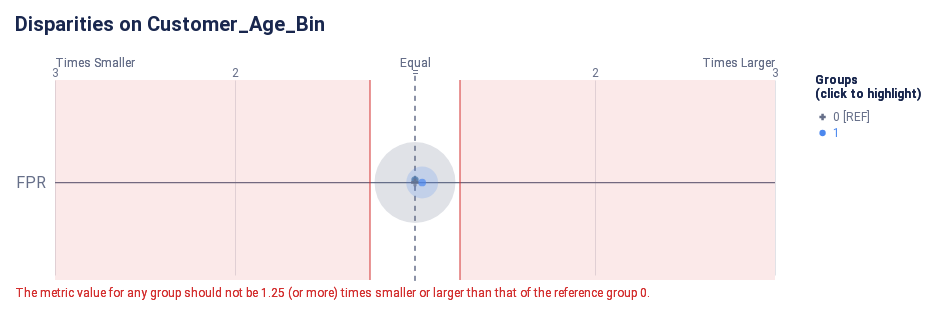

Write notebook code for a chart like this one.
### Code cell
from aequitas.plot import disparity

disparity(disparities_fixed, [fairness_metric], attribute=fairness_column)

### Figure 1 — Vega-Lite specification as saved in the notebook (floating-point values rounded to 4 significant figures)
{"config": {"view": {"continuousWidth": 400, "continuousHeight": 300, "strokeWidth": 0}, "axisLeft": {"labelColor": "rgb(102, 111, 137)", "labelFont": "Roboto, Arial, sans-serif", "labelFontSize": 16}, "title": {"anchor": "start", "color": "rgb(25, 39, 78)", "font": "Roboto, Arial, sans-serif", "fontSize": 20, "fontWeight": "bold", "offset": 20}}, "layer": [{"data": {"name": "data-38121450c6697f570e9bf3f18efe866c"}, "mark": {"type": "rule", "stroke": "rgb(102, 111, 137)", "strokeWidth": 1.25, "tooltip": null}, "encoding": {"x": {"field": "x", "scale": {"domain": [-2, 2], "range": [40.0, 760.0]}, "type": "quantitative"}, "x2": {"field": "x2"}, "y": {"axis": {"domain": false, "labelAngle": 0, "labelPadding": -30, "orient": "left", "ticks": false, "title": null}, "field": "metric", "scale": {"domain": ["FPR"], "range": [30, 225.0]}, "type": "nominal"}}}, {"data": {"name": "data-79dd248bdaa0ea02c535240e8ad022c8"}, "mark": {"type": "rule", "stroke": "rgb(102, 111, 137)", "strokeDash": [5, 5], "strokeWidth": 1}, "encoding": {"tooltip": {"value": "0 [REF]"}, "x": {"value": 400.0}, "y": {"value": 20.83}, "y2": {"value": 229.2}}}, {"data": {"name": "data-c233327f4cd9b4c2df31bf8015c83e4a"}, "mark": {"type": "text", "align": "center", "color": "rgb(102, 111, 137)", "font": "Roboto, Arial, sans-serif", "fontSize": 12, "fontWeight": "normal", "tooltip": null}, "encoding": {"text": {"field": "label", "type": "nominal"}, "x": {"field": "value", "scale": {"domain": [-2, 2], "range": [40.0, 760.0]}, "type": "quantitative"}, "y": {"value": 17.5}}}, {"layer": [{"mark": {"type": "text", "align": "left", "fill": "rgb(102, 111, 137)", "font": "Roboto, Arial, sans-serif", "fontSize": 12, "fontWeight": "normal", "tooltip": null}, "encoding": {"text": {"value": "Times Smaller"}, "x": {"value": 40.0}, "y": {"value": 7.5}}}, {"mark": {"type": "text", "align": "right", "fill": "rgb(102, 111, 137)", "font": "Roboto, Arial, sans-serif", "fontSize": 12, "fontWeight": "normal", "tooltip": null}, "encoding": {"text": {"value": "Times Larger"}, "x": {"value": 760.0}, "y": {"value": 7.5}}}, {"mark": {"type": "text", "align": "center", "fill": "rgb(102, 111, 137)", "font": "Roboto, Arial, sans-serif", "fontSize": 12, "fontWeight": "normal", "tooltip": null}, "encoding": {"text": {"value": "Equal"}, "x": {"value": 400.0}, "y": {"value": 7.5}}}], "data": {"name": "data-79dd248bdaa0ea02c535240e8ad022c8"}}, {"layer": [{"mark": {"type": "rule", "opacity": 0.8, "stroke": "rgb(211, 47, 47)", "strokeWidth": 1.25, "tooltip": null}, "encoding": {"x": {"field": "min", "scale": {"domain": [-2, 2], "range": [40.0, 760.0]}, "type": "quantitative"}, "y": {"value": 25.0}, "y2": {"value": 225.0}}}, {"mark": {"type": "rule", "opacity": 0.8, "stroke": "rgb(211, 47, 47)", "strokeWidth": 1.25, "tooltip": null}, "encoding": {"x": {"field": "max", "scale": {"domain": [-2, 2], "range": [40.0, 760.0]}, "type": "quantitative"}, "y": {"value": 25.0}, "y2": {"value": 225.0}}}, {"layer": [{"mark": {"type": "rect", "fill": "rgb(211, 47, 47)", "opacity": 0.1, "tooltip": null}, "encoding": {"x": {"field": "min", "scale": {"domain": [-2, 2], "range": [40.0, 760.0]}, "type": "quantitative"}, "x2": {"field": "lower_end"}, "y": {"value": 25.0}, "y2": {"value": 225.0}}}, {"mark": {"type": "rect", "fill": "rgb(211, 47, 47)", "opacity": 0.1, "tooltip": null}, "encoding": {"x": {"field": "max", "scale": {"domain": [-2, 2], "range": [40.0, 760.0]}, "type": "quantitative"}, "x2": {"field": "upper_end"}, "y": {"value": 25.0}, "y2": {"value": 225.0}}}]}, {"layer": [{"mark": {"type": "text", "align": "left", "baseline": "top", "fill": "rgb(211, 47, 47)", "font": "Roboto, Arial, sans-serif", "fontSize": 12, "fontWeight": "normal", "tooltip": null}, "encoding": {"text": {"value": "The metric value for any group should not be 1.25 (or more) times smaller or larger than that of the reference group 0."}, "x": {"value": 0}, "y": {"value": 233.3}}}], "data": {"name": "data-79dd248bdaa0ea02c535240e8ad022c8"}}], "data": {"name": "data-feb20f5d4dfe62687617135ffee93d46"}}, {"layer": [{"data": {"name": "empty"}, "mark": "circle"}, {"data": {"name": "data-f24dcd94ff8611a2a18913dc58ba62ad"}, "mark": {"type": "circle", "cursor": "pointer", "opacity": 0.2}, "encoding": {"color": {"condition": {"field": "attribute_value", "legend": null, "scale": {"domain": ["0", "1"], "range": ["rgb(102, 111, 137)", "rgb(76, 136, 238)", "rgb(254, 97, 0)", "rgb(220, 38, 127)", "rgb(255, 176, 0)", "rgb(150, 95, 230)"]}, "type": "nominal", "selection": "selector005"}, "value": "rgb(225, 226, 231)"}, "size": {"field": "group_size", "legend": null, "scale": {"domain": [0, 15590.0], "range": [0, 7854.0]}, "type": "quantitative"}, "tooltip": [{"field": "attribute_value", "title": "Group", "type": "nominal"}, {"field": "tooltip_group_size", "title": "Group Size", "type": "nominal"}, {"field": "tooltip_disparity_explanation_fpr", "title": "Disparity", "type": "nominal"}, {"field": "fpr", "format": ".2f", "title": "FPR", "type": "quantitative"}], "x": {"axis": {"domain": false, "gridColor": "rgb(225, 226, 231)", "labels": false, "ticks": false, "title": null, "values": [1, 2, -2, -1]}, "field": "fpr_disparity_scaled", "scale": {"domain": [-2, 2], "range": [40.0, 760.0]}, "type": "quantitative"}, "y": {"axis": {"domain": false, "grid": false, "labels": false, "ticks": false, "title": null}, "field": "metric_variable", "scale": {"domain": ["FPR"], "range": [30, 225.0]}, "type": "nominal"}}, "selection": {"selector007": {"type": "multi", "empty": "all", "fields": ["attribute_value"]}}, "transform": [{"calculate": "'FPR'", "as": "metric_variable"}]}, {"layer": [{"data": {"name": "empty"}, "mark": "point"}, {"data": {"name": "data-f24dcd94ff8611a2a18913dc58ba62ad"}, "mark": {"type": "point", "cursor": "pointer", "filled": true, "size": 60}, "encoding": {"color": {"condition": {"field": "attribute_value", "legend": null, "scale": {"domain": ["0", "1"], "range": ["rgb(102, 111, 137)", "rgb(76, 136, 238)", "rgb(254, 97, 0)", "rgb(220, 38, 127)", "rgb(255, 176, 0)", "rgb(150, 95, 230)"]}, "type": "nominal", "selection": "selector005"}, "value": "rgb(225, 226, 231)"}, "shape": {"field": "attribute_value", "legend": null, "scale": {"domain": ["0", "1"], "range": ["cross", "circle"]}, "type": "nominal"}, "tooltip": [{"field": "attribute_value", "title": "Group", "type": "nominal"}, {"field": "tooltip_group_size", "title": "Group Size", "type": "nominal"}, {"field": "tooltip_disparity_explanation_fpr", "title": "Disparity", "type": "nominal"}, {"field": "fpr", "format": ".2f", "title": "FPR", "type": "quantitative"}], "x": {"axis": {"domain": false, "gridColor": "rgb(225, 226, 231)", "labels": false, "ticks": false, "title": null, "values": [1, 2, -2, -1]}, "field": "fpr_disparity_scaled", "scale": {"domain": [-2, 2], "range": [40.0, 760.0]}, "type": "quantitative"}, "y": {"axis": {"domain": false, "grid": false, "labels": false, "ticks": false, "title": null}, "field": "metric_variable", "scale": {"domain": ["FPR"], "range": [30, 225.0]}, "type": "nominal"}}, "selection": {"selector006": {"type": "multi", "empty": "all", "fields": ["attribute_value"]}}, "transform": [{"calculate": "'FPR'", "as": "metric_variable"}]}]}]}, {"layer": [{"mark": {"type": "point", "cursor": "pointer", "filled": true, "opacity": 1, "size": 40}, "encoding": {"color": {"condition": {"field": "attribute_value", "legend": null, "scale": {"domain": ["0", "1"], "range": ["rgb(102, 111, 137)", "rgb(76, 136, 238)", "rgb(254, 97, 0)", "rgb(220, 38, 127)", "rgb(255, 176, 0)", "rgb(150, 95, 230)"]}, "type": "nominal", "selection": "selector005"}, "value": "rgb(225, 226, 231)"}, "shape": {"field": "attribute_value", "legend": null, "scale": {"domain": ["0", "1"], "range": ["cross", "circle"]}, "type": "nominal"}, "x": {"value": 807.6}, "y": {"axis": {"domain": false, "grid": false, "labels": false, "ticks": false, "title": null}, "field": "attribute_value", "scale": {"domain": ["0", "1"], "range": [54, 86]}, "type": "nominal"}}, "selection": {"selector005": {"type": "multi", "empty": "all", "fields": ["attribute_value"]}}}, {"mark": {"type": "text", "align": "left", "baseline": "middle", "cursor": "pointer", "font": "Roboto, Arial, sans-serif", "fontSize": 12, "fontWeight": "normal"}, "encoding": {"color": {"condition": {"field": "attribute_value", "legend": null, "scale": {"domain": ["0", "1"], "range": ["rgb(102, 111, 137)", "rgb(76, 136, 238)", "rgb(254, 97, 0)", "rgb(220, 38, 127)", "rgb(255, 176, 0)", "rgb(150, 95, 230)"]}, "type": "nominal", "selection": "selector005"}, "value": "rgb(225, 226, 231)"}, "text": {"field": "label", "type": "nominal"}, "x": {"value": 818.1}, "y": {"axis": {"domain": false, "grid": false, "labels": false, "ticks": false, "title": null}, "field": "attribute_value", "scale": {"domain": ["0", "1"], "range": [54, 86]}, "type": "nominal"}}, "selection": {"selector008": {"type": "multi", "empty": "all", "fields": ["attribute_value"]}}}, {"data": {"name": "data-79dd248bdaa0ea02c535240e8ad022c8"}, "mark": {"type": "text", "align": "left", "baseline": "top", "color": "rgb(25, 39, 78)", "font": "Roboto, Arial, sans-serif", "fontSize": 12, "fontWeight": "bold"}, "encoding": {"text": {"value": "(click to highlight)"}, "x": {"value": 800}, "y": {"value": 34}}}, {"data": {"name": "data-79dd248bdaa0ea02c535240e8ad022c8"}, "mark": {"type": "text", "align": "left", "baseline": "top", "color": "rgb(25, 39, 78)", "font": "Roboto, Arial, sans-serif", "fontSize": 12, "fontWeight": "bold"}, "encoding": {"text": {"value": "Groups"}, "x": {"value": 800}, "y": {"value": 20}}}], "data": {"name": "data-711e50c9c74ea5e50c1544827342332e"}}], "height": 250, "padding": {"top": 15, "bottom": 7.0, "left": 15, "right": 15}, "resolve": {"scale": {"size": "independent", "y": "independent"}}, "title": "Disparities on Customer_Age_Bin", "usermeta": {"embedOptions": {"scaleFactor": 5, "downloadFileName": "disparity_chart"}}, "width": 800, "$schema": "https://vega.github.io/schema/vega-lite/v4.17.0.json", "datasets": {"data-38121450c6697f570e9bf3f18efe866c": [{"metric": "FPR", "x": -2, "x2": 2}], "data-79dd248bdaa0ea02c535240e8ad022c8": [{"a": 1, "b": 0}, {"a": 1, "b": 0}], "data-c233327f4cd9b4c2df31bf8015c83e4a": [{"value": 1, "label": 2}, {"value": 2, "label": 3}, {"value": -2, "label": 3}, {"value": -1, "label": 2}, {"value": 0, "label": "="}], "data-feb20f5d4dfe62687617135ffee93d46": [{"min": -0.25, "max": 0.25, "lower_end": -2, "upper_end": 2}], "empty": [{}], "data-f24dcd94ff8611a2a18913dc58ba62ad": [{"attribute_name": "customer_age_bin", "attribute_value": "0", "group_size": 12990, "total_entities": 15000, "fpr": 0.06029, "fpr_disparity": 1.0, "fpr_disparity_scaled": 0.0, "tooltip_group_size": "12,990 (86.60%)", "tooltip_disparity_explanation_fpr": "Reference group"}, {"attribute_name": "customer_age_bin", "attribute_value": "1", "group_size": 2010, "total_entities": 15000, "fpr": 0.06269, "fpr_disparity": 1.04, "fpr_disparity_scaled": 0.03982, "tooltip_group_size": "2,010 (13.40%)", "tooltip_disparity_explanation_fpr": "1.04 times larger FPR than the reference group"}], "data-711e50c9c74ea5e50c1544827342332e": [{"attribute_value": "0", "label": "0 [REF]"}, {"attribute_value": "1", "label": "1"}]}}
